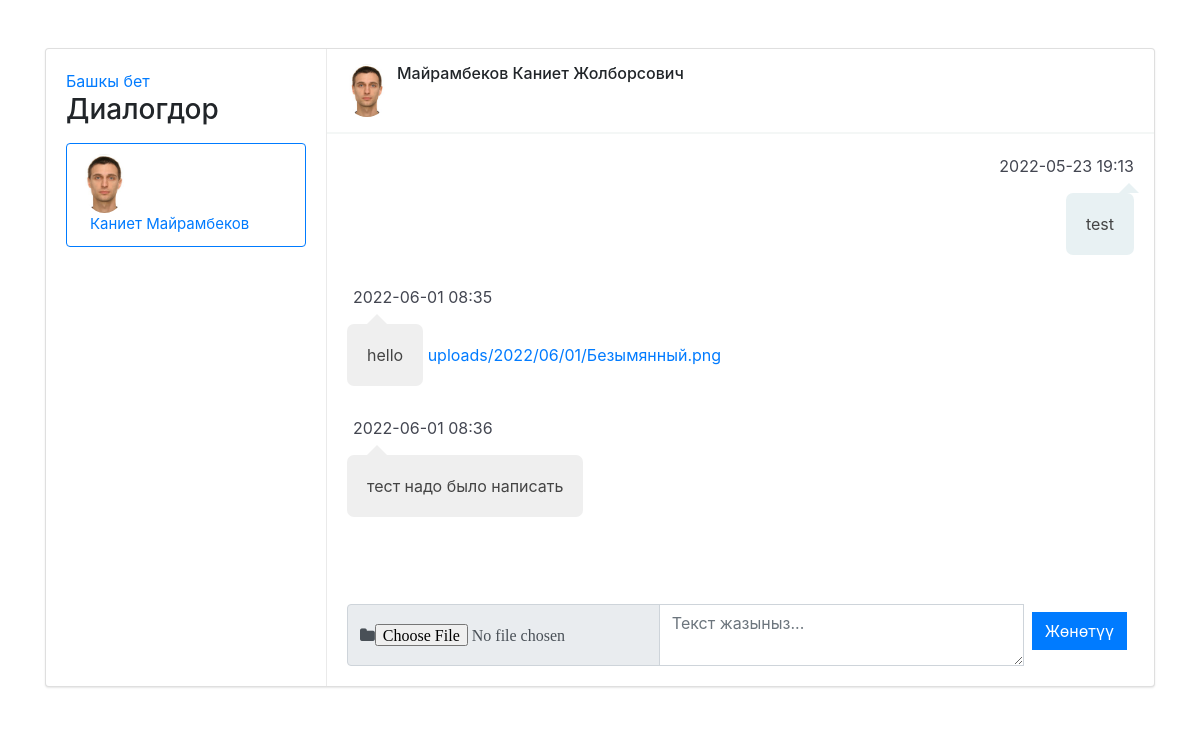
Page /chat/1/ (signed in) on the earlier database version.
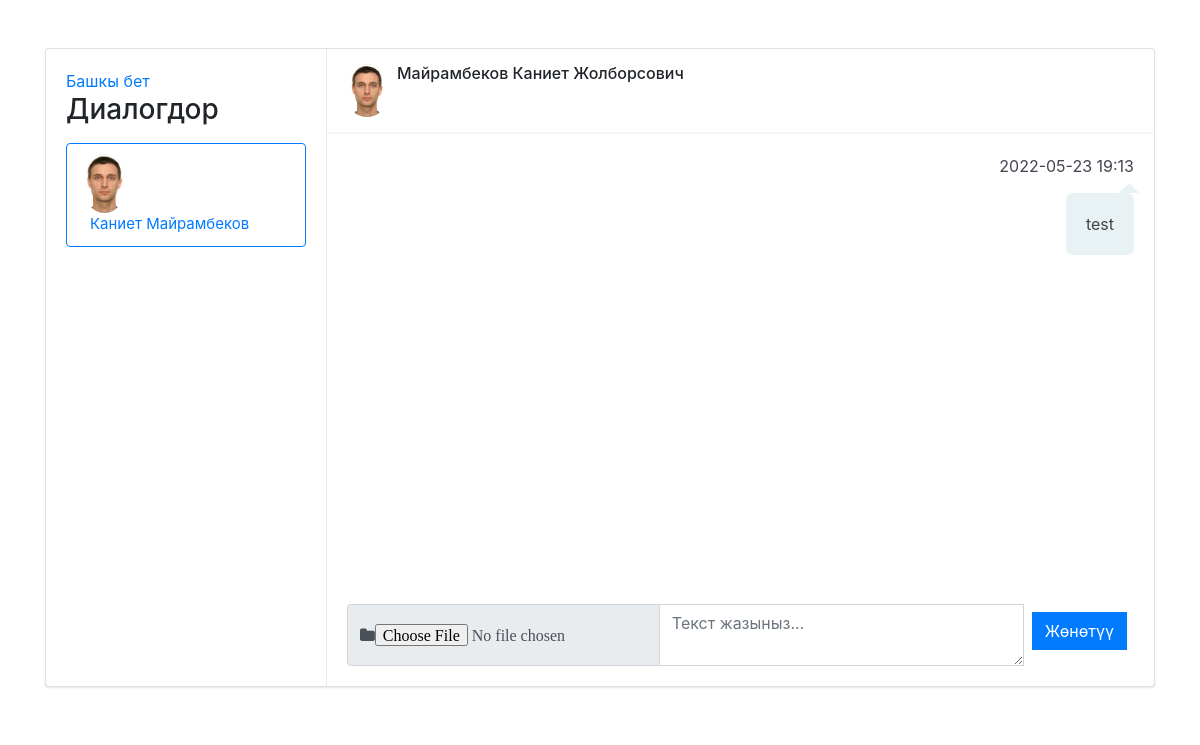
Same page on the later database version.
### univerapp/models.py (models this page shows, shortened)
class Dialog(models.Model):
    user1 = models.ForeignKey(User,on_delete=models.CASCADE,related_name='dialog_user1')
    user2 = models.ForeignKey(User,on_delete=models.CASCADE,related_name='dialog_user2')
    date_create = models.DateTimeField('Дата создания', auto_now_add=True, null=True)
    last_message_date = models.DateTimeField(null=True,blank=True)
    unread_message_user = models.OneToOneField(User,on_delete=models.SET_NULL,null=True,blank=True)
    class Meta:
        verbose_name = 'Чат'
        verbose_name_plural = 'Чаты'

class User(AbstractUser):
    username = models.CharField(
        'Логин',
        max_length=150,
        unique=True,
        error_messages={
            'unique': ("Такой логин уже существует"),
        },
    )
    first_name = models.CharField('Имя', max_length=100, null=True)
    last_name = models.CharField('Фамилия', max_length=100, null=True)
    otchestvo = models.CharField('Отчество', max_length=100, null=True)
    birthday = models.DateField('Дата рождения', blank=True, null=True)
    email = models.EmailField('Email', max_length=100,null=True,blank=True)
    number = models.CharField('Номер телефона', max_length=50, null=True)
    address = models.CharField('Адрес', max_length=100, null=True)
    course = models.ManyToManyField(Course, related_name='student_course',blank=True)
    is_student = models.BooleanField('Студент', default=False)
    is_teacher = models.BooleanField('Учитель', default=False)
    image = models.ImageField(verbose_name='Фото', upload_to='uploads/accounts/', blank=True)
    class Meta:
        verbose_name = 'Пользователь'
        verbose_name_plural = 'Пользователи'

class Message(models.Model):
    send_user = models.ForeignKey(User,on_delete=models.SET_NULL,related_name='send_user',null=True)
    receiver_user = models.ForeignKey(User, on_delete=models.SET_NULL,related_name='receiver_user',null=True)
    date_send_message = models.DateTimeField('Дата отправки',auto_now_add=True,null=True)
    title = models.CharField(max_length=200,blank=True,null=True)
    file = models.FileField(upload_to='uploads/%Y/%m/%d/',blank=True)
    class Meta:
        verbose_name = 'Сообщение'
        verbose_name_plural = 'Сообщения'

### univerapp/views.py (the view)
# urls.py: path('chat/<int:dialog_id>/',ChatView.as_view(),name='chat_id'),
class ChatView(ListView):
    model = Message
    template_name = 'chat.html'
    context_object_name = 'messages'
    def get_queryset(self):
        dialog_object = Dialog.objects.get(pk=self.kwargs.get('dialog_id'))
        receiver = dialog_object.user1.pk
        if(dialog_object.user1 == self.request.user):
            receiver = dialog_object.user2.pk
        query = Message.objects.filter(Q(send_user=self.request.user.pk) & Q(receiver_user=receiver)|Q(send_user=receiver) & Q(receiver_user=self.request.user.pk)).order_by('date_send_message')
        return query
    def get_context_data(self,**kwargs):
        context = super(ChatView,self).get_context_data(**kwargs)
        dialog_object = Dialog.objects.get(pk=self.kwargs.get('dialog_id'))
        receiver = dialog_object.user1
        if (dialog_object.user1 == self.request.user):
            receiver = dialog_object.user2
        context['receiver'] = receiver
        context['chats'] = Dialog.objects.filter(Q(user1=self.request.user.pk)|Q(user2=self.request.user.pk))
        return context

### templates/chat.html (shortened to what the changed rows need)
{% load static %}
<!DOCTYPE html>
<html lang="en">
<head>
    <link href="https://maxcdn.bootstrapcdn.com/font-awesome/4.7.0/css/font-awesome.min.css" rel="stylesheet" />
    <link rel="stylesheet" href="{% static 'css/chat.css' %}">
    <link rel="stylesheet" href="{% static 'css/bootstrap/bootstrap.min.css' %}">
</head>
<body>
<div class="container mt-5">
<div class="row clearfix">
    <div class="col-lg-12">
        <div class="card chat-app">
            <div id="plist" class="people-list">
                <ul class="list-unstyled chat-list mt-2 mb-0">
                    {% for chat in chats %}
                        {% if chat.user1.pk == user.pk %}
                        <a href="{% url 'chat_id' chat.pk %}">
                            <li class="clearfix border  border-primary rounded">
                                {% if chat.user2.image %}
                                <img src="{{ chat.user2.image.url }}" alt="avatar">
                                {% endif %}
                                <div class="about">
                                    <div class="name">{{ chat.user2.first_name }} {{ chat.user2.last_name }}</div>
                                </div>
                            </li>
                        </a>
                        {% endif %}
                    {% endfor %}
                </ul>
            </div>
            <div class="chat">
                <div class="chat-history">
                    <ul class="m-b-0">
                        {% for message in messages %}
                            {% if message.send_user.pk == user.pk %}
                                <li class="clearfix">
                                    <div class="message-data text-right">
                                        <span class="message-data-time">{{ message.date_send_message|date:'Y-m-d H:i' }}</span>
                                    </div>
                                    <div class="message other-message float-right"> {{ message.title }} </div>
                                </li>
                            {% else %}
                                <li class="clearfix">
                                    <div class="message-data">
                                        <span class="message-data-time">{{ message.date_send_message|date:'Y-m-d H:i' }}</span>
                                    </div>
                                    <div class="message my-message">{{ message.title }} </div>
                                    {% if message.file %}
                                    <a href="{{ message.file.url }}" >{{ message.file }}</a>
                                    {% endif %}
                                </li>
                            {% endif %}
                        {% endfor %}
                    </ul>
                </div>
            </div>
        </div>
    </div>
</div>
</div>
</body>
</html>

Differences in the rows shown:
removed Message: date_send_message "2022-06-01 08:35", title "hello", file "uploads/2022/06/01/Безымянный.png"
removed Message: date_send_message "2022-06-01 08:36", title "тест надо было написать"
